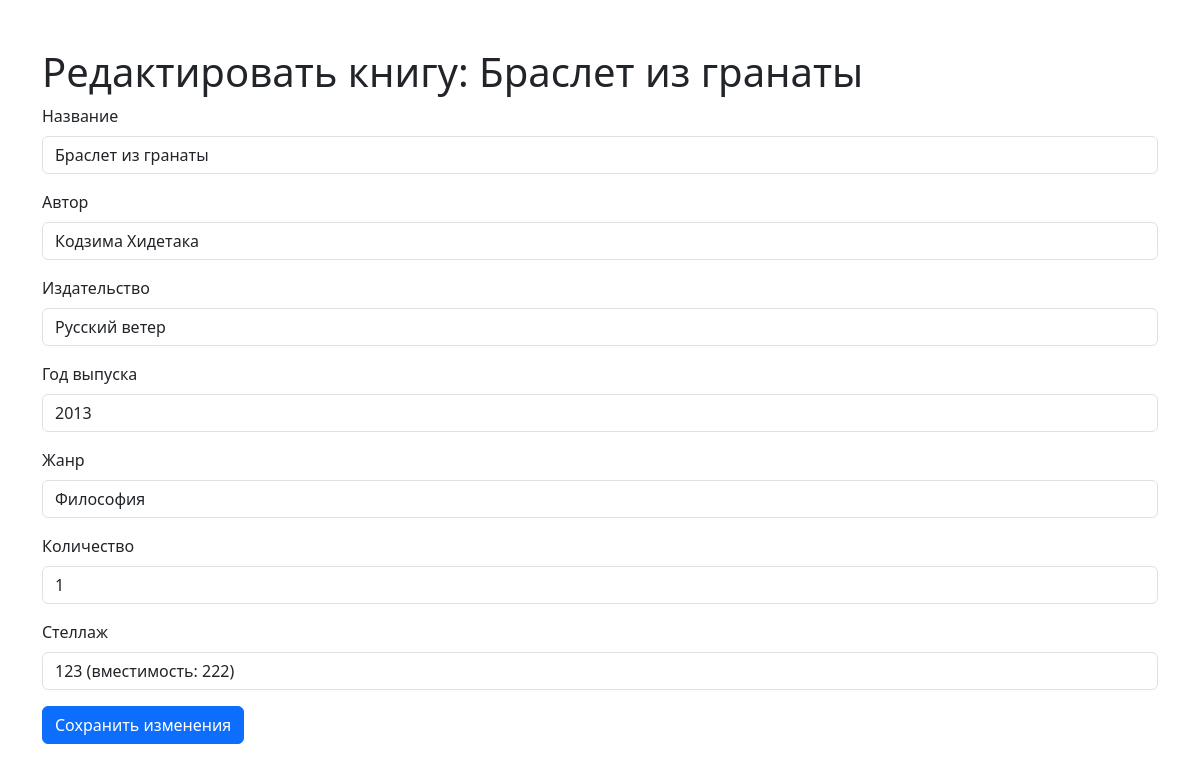
The app's page /edit-book/11/ with its own data.
### bookstore/models.py (models this page shows, shortened)
class Book(models.Model):
    author = models.CharField(max_length=255, verbose_name="Автор")
    title = models.CharField(max_length=255, verbose_name="Название")
    publisher = models.CharField(max_length=255, verbose_name="Издательство")
    publication_year = models.PositiveIntegerField(verbose_name="Год выпуска")
    genre = models.CharField(max_length=100, verbose_name="Жанр")
    quantity = models.PositiveIntegerField(default=1, verbose_name="Количество")
    shelf = models.ForeignKey(Shelf, on_delete=models.SET_NULL, null=True, blank=True, related_name="books", verbose_name="Стеллаж")
    class Meta:
        verbose_name = "Книга"
        verbose_name_plural = "Книги"

class Shelf(models.Model):
    name = models.CharField(max_length=100, unique=True, verbose_name="Название стеллажа")
    capacity = models.PositiveIntegerField(verbose_name="Вместимость стелажа")
    current_occupation = models.IntegerField(default=0, verbose_name="Текущее количество книг")
    class Meta:
        verbose_name = "Стелаж"
        verbose_name_plural = "Стелажи"

### bookstore/views.py (the view, shortened to what this page needs)
# urls.py: path('edit-book/<int:book_id>/', views.edit_book, name='edit_book'),
def edit_book(request, book_id):
    book = get_object_or_404(Book, id=book_id)
    shelves = Shelf.objects.all()
    return render(request, 'bookstore/edit_book.html', {'book': book, 'shelves': shelves})

### templates/bookstore/edit_book.html (shortened to what this page needs)
<!DOCTYPE html>
<html lang="en">
<head>
    <link rel="stylesheet" href="https://cdn.jsdelivr.net/npm/bootstrap@5.3.0/dist/css/bootstrap.min.css">
</head>
<body>
    <div class="container mt-5">
        <h1>Редактировать книгу: {{ book.title }}</h1>
        <form method="post">
            <div class="mb-3">
                <label for="title" class="form-label">Название</label>
                <input type="text" class="form-control" id="title" name="title" value="{{ book.title }}" required>
            </div>
            <div class="mb-3">
                <label for="author" class="form-label">Автор</label>
                <input type="text" class="form-control" id="author" name="author" value="{{ book.author }}" required>
            </div>
            <div class="mb-3">
                <label for="publisher" class="form-label">Издательство</label>
                <input type="text" class="form-control" id="publisher" name="publisher" value="{{ book.publisher }}">
            </div>
            <div class="mb-3">
                <label for="publication_year" class="form-label">Год выпуска</label>
                <input type="number" class="form-control" id="publication_year" name="publication_year" value="{{ book.publication_year }}">
            </div>
            <div class="mb-3">
                <label for="genre" class="form-label">Жанр</label>
                <input type="text" class="form-control" id="genre" name="genre" value="{{ book.genre }}">
            </div>
            <div class="mb-3">
                <label for="quantity" class="form-label">Количество</label>
                <input type="number" class="form-control" id="quantity" name="quantity" value="{{ book.quantity }}" required>
            </div>
            <div class="mb-3">
                <label for="shelf" class="form-label">Стеллаж</label>
                <select class="form-control" id="shelf" name="shelf">
                    {% for shelf in shelves %}
                    <option value="{{ shelf.id }}" {% if book.shelf == shelf %}selected{% endif %}>
                        {{ shelf.name }} (вместимость: {{ shelf.capacity }})
                    </option>
                    {% endfor %}
                </select>
            </div>
            <button type="submit" class="btn btn-primary">Сохранить изменения</button>
        </form>
    </div>
</body>
</html>

### records on screen
Book: title "Браслет из гранаты", author "Кодзима Хидетака", publisher "Русский ветер", publication_year "2013", genre "Философия", quantity "1", shelf "123 (вместимость: 222)"
